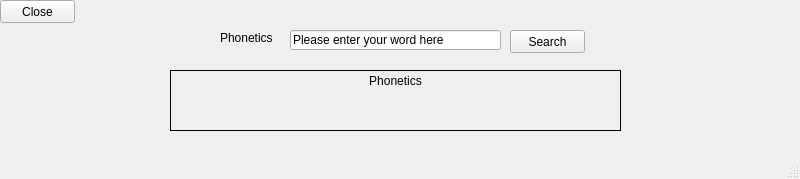
<?xml version="1.0" encoding="UTF-8"?>
<ui version="4.0">
 <class>MainWindow</class>
 <widget class="QMainWindow" name="MainWindow">
  <property name="geometry">
   <rect>
    <x>0</x>
    <y>0</y>
    <width>800</width>
    <height>179</height>
   </rect>
  </property>
  <property name="windowTitle">
   <string>MainWindow</string>
  </property>
  <widget class="QWidget" name="centralwidget">
   <widget class="QPushButton" name="search_bttn">
    <property name="geometry">
     <rect>
      <x>510</x>
      <y>30</y>
      <width>75</width>
      <height>23</height>
     </rect>
    </property>
    <property name="text">
     <string>Search</string>
    </property>
   </widget>
   <widget class="QLabel" name="phonetics_title_label">
    <property name="geometry">
     <rect>
      <x>220</x>
      <y>30</y>
      <width>61</width>
      <height>16</height>
     </rect>
    </property>
    <property name="text">
     <string>Phonetics</string>
    </property>
   </widget>
   <widget class="QLineEdit" name="word_line_edit">
    <property name="geometry">
     <rect>
      <x>290</x>
      <y>30</y>
      <width>211</width>
      <height>20</height>
     </rect>
    </property>
    <property name="text">
     <string>Please enter your word here</string>
    </property>
   </widget>
   <widget class="QLabel" name="phn_text_label">
    <property name="geometry">
     <rect>
      <x>170</x>
      <y>70</y>
      <width>451</width>
      <height>61</height>
     </rect>
    </property>
    <property name="frameShape">
     <enum>QFrame::Panel</enum>
    </property>
    <property name="text">
     <string>Phonetics</string>
    </property>
    <property name="alignment">
     <set>Qt::AlignHCenter|Qt::AlignTop</set>
    </property>
    <property name="wordWrap">
     <bool>true</bool>
    </property>
   </widget>
   <widget class="QPushButton" name="close_bttn">
    <property name="geometry">
     <rect>
      <x>0</x>
      <y>0</y>
      <width>75</width>
      <height>23</height>
     </rect>
    </property>
    <property name="text">
     <string>Close</string>
    </property>
   </widget>
  </widget>
  <widget class="QStatusBar" name="statusbar"/>
 </widget>
 <resources/>
 <connections/>
</ui>
